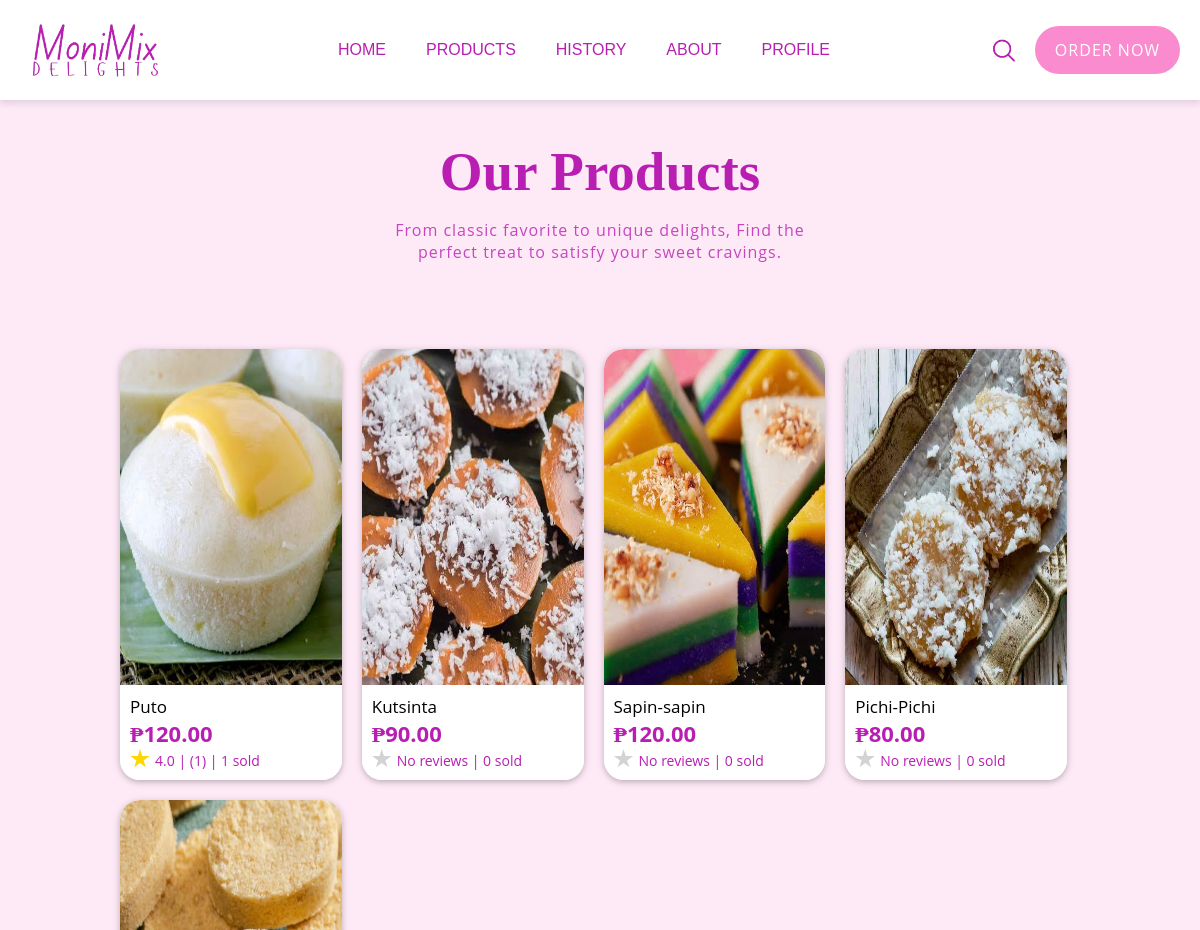
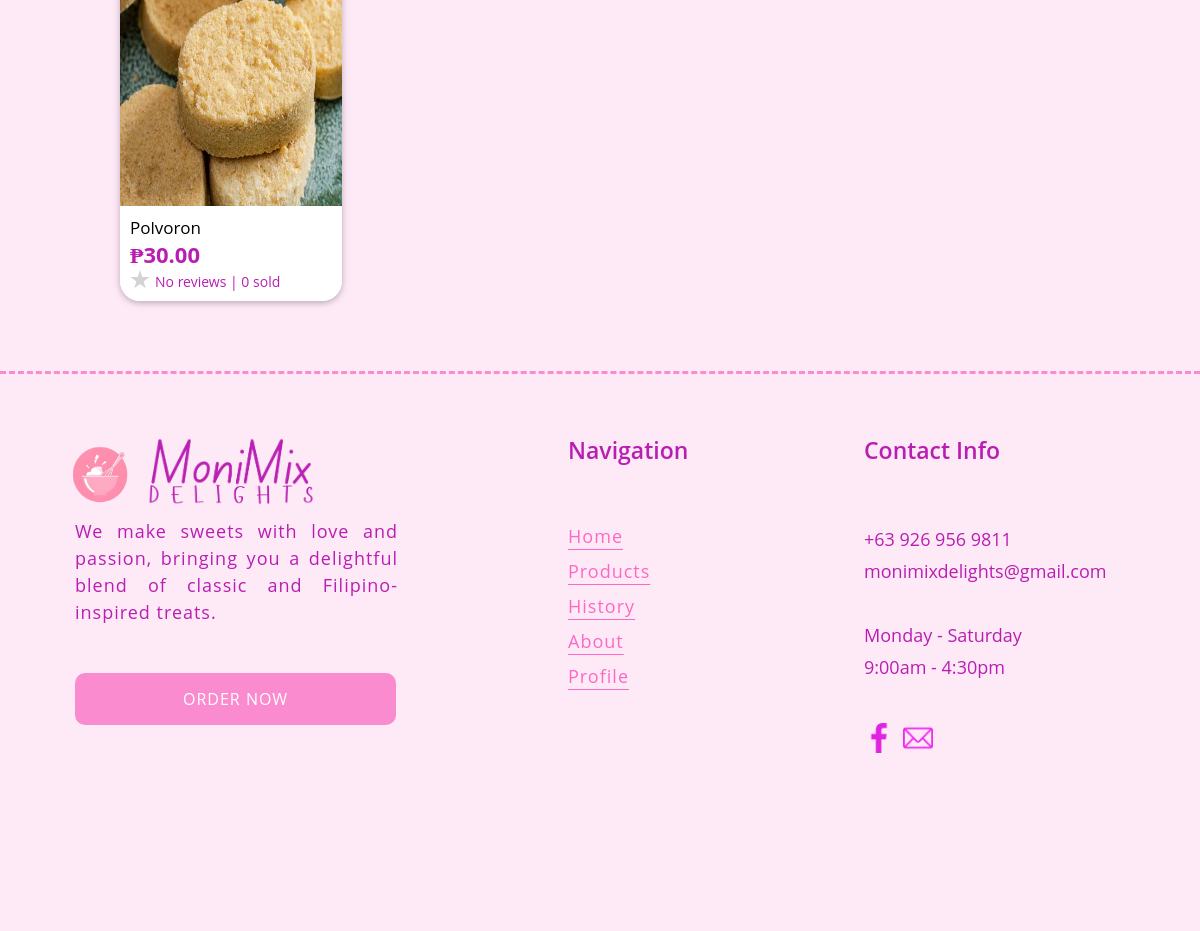
Page /PHP/view-products.php?id=1 (signed in) on the committed database (2 pictures, top to bottom).
### tables this page shows
CREATE TABLE `tbl_products` (
  `prod_id` int(11) NOT NULL,
  `prod_name` varchar(50) NOT NULL,
  `prod_price` float NOT NULL,
  `product_description` text NOT NULL,
  `stock_quantity` int(11) NOT NULL,
  `status` enum('Available','Unavailable') NOT NULL DEFAULT 'Available',
  `category_id` int(11) NOT NULL,
  `prod_image` varchar(255) NOT NULL,
  `created_at` timestamp NOT NULL DEFAULT current_timestamp()
);

### PHP/view-products.php (the view, shortened to what this page needs)
<?php session_start();
if (isset($_GET['id'])) {
    $category_id = $_GET['id'];
} else {
    echo "Category ID is missing.";
    exit;
}
?>
<!DOCTYPE html>
<html lang="en">
<head>
    <link rel="stylesheet" href="../CSS/view-products.css">
    <link rel="stylesheet" href="../CSS/font.css">
</head>
<body>
    <?php include "header.php" ?>
    <div id="description">
        <p id="h1">Our Products</p>
        <p id="p">From classic favorite to unique delights, Find the <br>perfect treat to satisfy your sweet cravings.</p>
    </div>
    <div id="categories">
        <div id="img-container">
            <?php
            $query = "SELECT tbl_categories.category_name, tbl_products.prod_image, tbl_products.prod_name,
            tbl_products.stock_quantity, tbl_products.prod_price,
            tbl_products.product_description, tbl_products.prod_id
            FROM tbl_products
            INNER JOIN tbl_categories
            ON tbl_categories.category_id = tbl_products.category_id
            WHERE tbl_products.category_id = $category_id";
            $result = mysqli_query($connection, $query);
            if ($result && mysqli_num_rows($result) > 0) {
                while ($row = mysqli_fetch_assoc($result)) {
                    $prod_id = $row['prod_id'];
                    $imgURL = '../IMG/Products/' . $row['prod_image'];
                    $ratingQuery = "SELECT AVG(rating) AS avg_rating, COUNT(*) AS total_reviews
                                    FROM tbl_reviews WHERE prod_id = $prod_id AND rating > 0";
                    $ratingResult = mysqli_query($connection, $ratingQuery);
                    $ratingRow = mysqli_fetch_assoc($ratingResult);
                    $rating = $ratingRow['avg_rating'] ?? 0;
                    $total_reviews = $ratingRow['total_reviews'] ?? 0;
                    $soldQuery = "SELECT COUNT(review_id) AS total_sold FROM tbl_reviews WHERE prod_id = $prod_id";
                    $soldResult = mysqli_query($connection, $soldQuery);
                    $soldRow = mysqli_fetch_assoc($soldResult);
                    $total_sold = $soldRow['total_sold'] ?? 0;
                    $star_class = "filled";
            ?>
                    <div id="img">
                        <a id="img-tag" href="product-details.php?id=<?php echo $row['prod_id']; ?> ">
                            <div id="img-holder">
                                <img src="<?php echo $imgURL ?>" alt="<?php echo $row['prod_name']; ?>">
                            </div>
                        </a>
                        <div id="details">
                            <p id="name"><?php echo $row['prod_name'] ?></p>
                            <p id="price"><?php echo "₱{$row['prod_price']}.00" ?></p>
                            <div class="star-rating">
                                <?php if ($total_reviews > 0) { ?>
                                    <span class="star <?php echo $star_class; ?>"></span>
                                <?php } else { ?>
                                    <span style="background-color:#d3d3d3" class="star <?php echo $star_class; ?>"></span>
                                <?php } ?>
                                <?php
                                if ($total_reviews > 0) { ?>
                                    <p style="margin: 0; font-size: 14px;padding-top: 3px;"><?php echo number_format($rating, 1); ?> | (<?php echo $total_reviews; ?>) | <?php echo $total_sold; ?> sold</p>
                                <?php
                                } else { ?>
                                    <p style="margin: 0; font-size: 14px;padding-top: 3px;"><?php echo "No reviews | " . $total_sold . " sold"; ?></p><?php
                                                                                                                                                    }
                                                                                                                                                        ?>
                            </div>
                        </div>
                    </div>
            <?php
                }
            } else {
                echo "<p style='text-align: center; width: 100%;'>No products found in this category.</p>";
            }
            ?>
        </div>
    </div>
    <?php include "footer.php" ?>
</body>
</html>

### CSS/view-products.css (style rules this page uses)
* { font-family: 'Open Sans'; color: #B91EB3; }
html { overflow-x: hidden; }
body { margin: 0; background-color: #feeaf7; }
#description { width: 100%; padding: 20px 0; text-align: center; background-color: #feeaf7; }
#description #p { color: #b91eb4ce; font-size: 16px; font-family: 'Open Sans'; letter-spacing: 1px; }
#description #h1 { color: #B91EB3; margin: 20px 0 0 0; font-size: 55px; font-family: 'apricot'; font-weight: 600; }
#categories { width: 100%; background-color: #feeaf7; }
#categories #img-container { display: flex; flex-wrap: wrap; max-width: 80%; width: auto; gap: 20px; margin: auto; justify-content: flex-start; text-align: center; background-color: #feeaf7; padding: 50px 0 50px 0; }
#categories #img-container #img img { display: block; position: relative; width: 100%; height: 100%; border-top-left-radius: 20px; border-top-right-radius: 20px; user-select: none; pointer-events: none; transition: transform 0.4s ease-in-out; }
#categories #img-container #img #img-holder { position: relative; width: 100%; max-height: 42vh; height: 42vh; max-height: 42vh; border-top-left-radius: 20px; border-top-right-radius: 20px; overflow: hidden; }
#categories #img-container #img { text-align: left; width: 23.1%; height: auto; background-color: transparent; border-radius: 20px; box-shadow: 0 2px 5px 0 rgba(0, 0, 0, 0.16), 0 2px 10px 0 rgba(0, 0, 0, 0.12); }
#categories #img-container #img #name { display: block; font-size: 17px; font-family: 'Open Sans'; color: black; width: auto; margin: 0; }
#categories #img-container #img #price { display: block; font-size: 22px; font-family: 'Open Sans'; color: #B91EB3; width: auto; margin: 0; font-weight: 700; }
#img-tag { margin-right: 0; }
#details { padding: 10px 10px; background-color: #fff; border-bottom-left-radius: 20px; border-bottom-right-radius: 20px; }
.star-rating { display: flex; justify-content: flex-start; align-items: center; gap: 5px; font-size: 20px; }
.star { width: 20px; height: 20px; background-color: #d3d3d3; clip-path: polygon(50% 0%, 61% 35%, 98% 35%, 68% 57%, 79% 91%, 50% 70%, 21% 91%, 32% 57%, 2% 35%, 39% 35%); }
.star.filled { background-color: gold; }

### PHP/header.php (style rules this page uses)
* { box-sizing: border-box; }
html { overflow-x: hidden; }
body { width: 100%; margin: 0; }

### rows in the picture
tbl_products: prod_image (picture), prod_name "Puto", prod_price "120", rating "4.0", total_reviews "1", total_sold "1"
tbl_products: prod_image (picture), prod_name "Kutsinta", prod_price "90", total_sold "0"
tbl_products: shows a picture, prod_name "Sapin-sapin", prod_price "120", total_sold "0"
tbl_products: prod_image (picture), prod_name "Pichi-Pichi", prod_price "80", total_sold "0"
tbl_products: prod_image (picture), prod_name "Polvoron", prod_price "30", total_sold "0"
